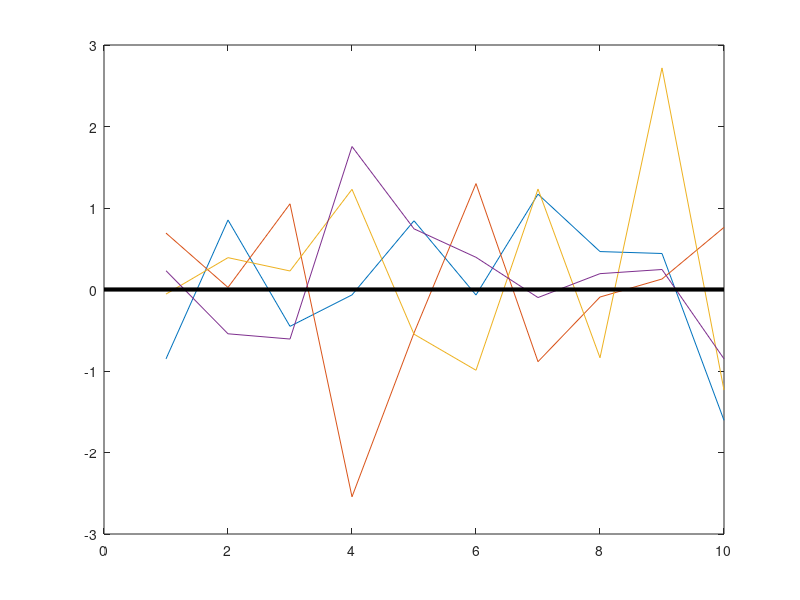
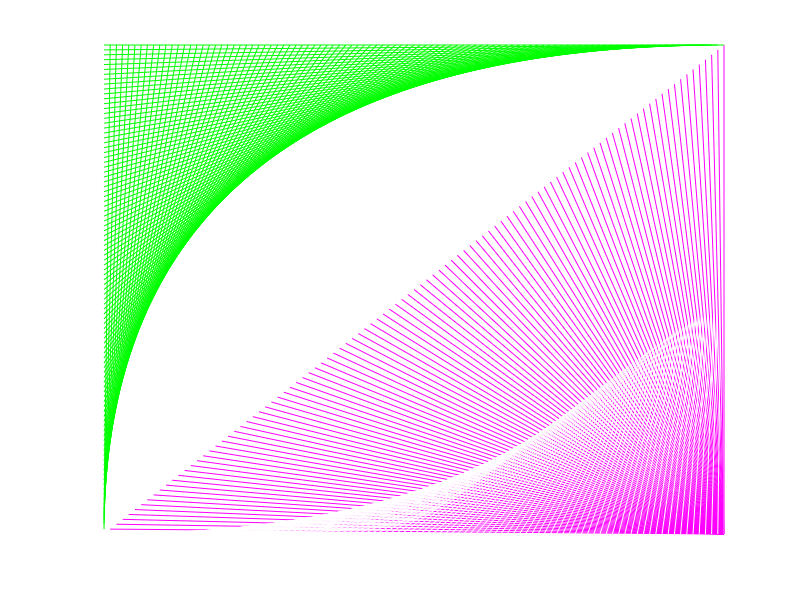

These figures' MATLAB source, in order:
%%
%     COURSE: Master MATLAB through guided problem-solving
%    SECTION: 2D plotting
%      VIDEO: Lines
% Instructor: mikexcohen.com
%
%%

%% very brief intro to plotting lines

% start with a clean figure
figure(1), clf

% note: MATLAB draws down the columns;
%    this code produces 4 10-point lines
plot(randn(10,4))

hold on
plot(get(gca,'xlim'),[0 0],'k','linewidth',3)

%% curve from straight lines

% number of lines (resolution)
n = 100;

% clear figure and hold on
figure(2), clf
hold on

% loop over lines
for i=1:n
    
    plot([i n], [0 i], 'w')
    plot([i n], [i 0], 'm')
    plot([0 i], [i n], 'g')
end

% give the plot that 1980's video game look
set(gcf,'color','k')
axis off

%%
